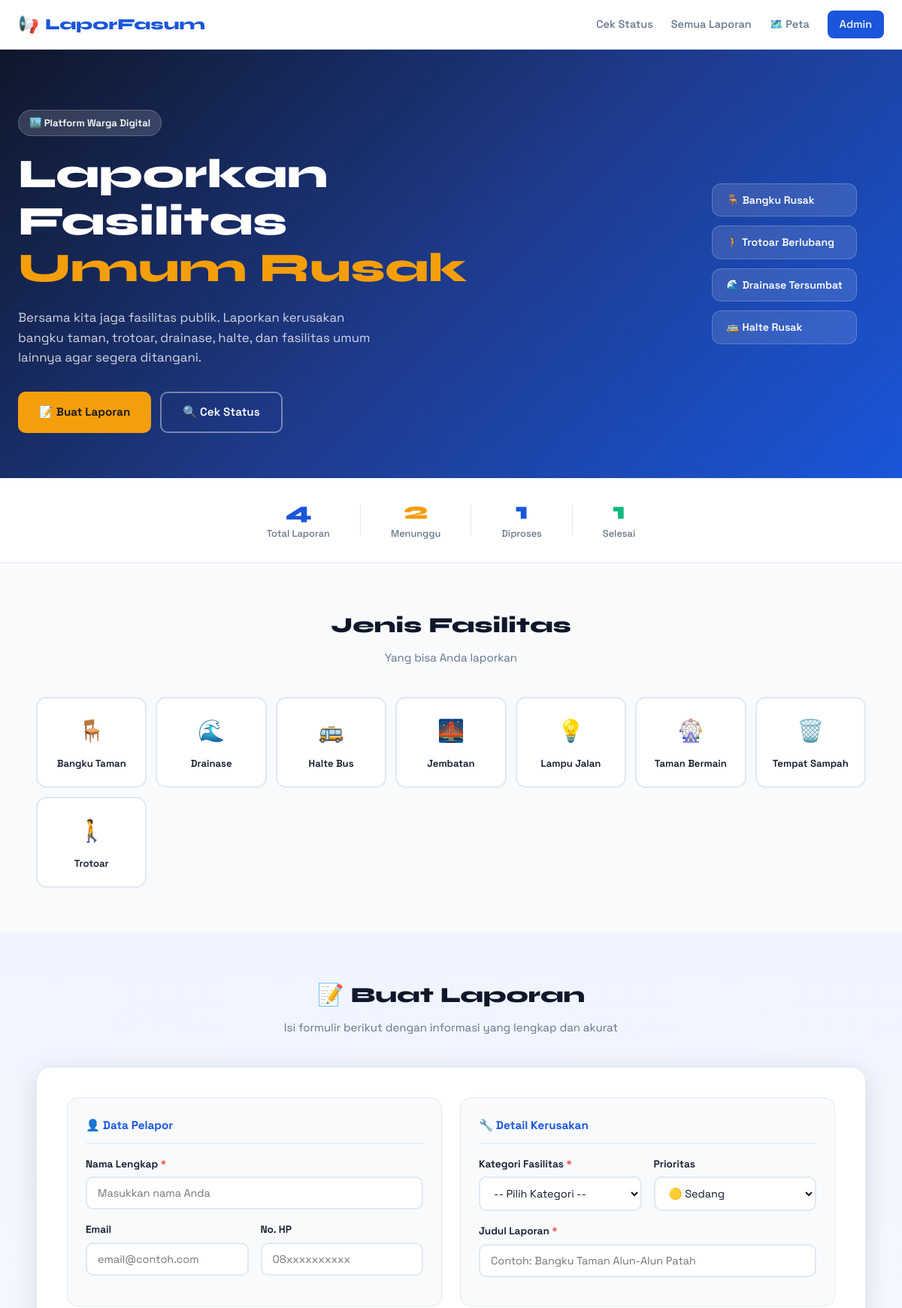
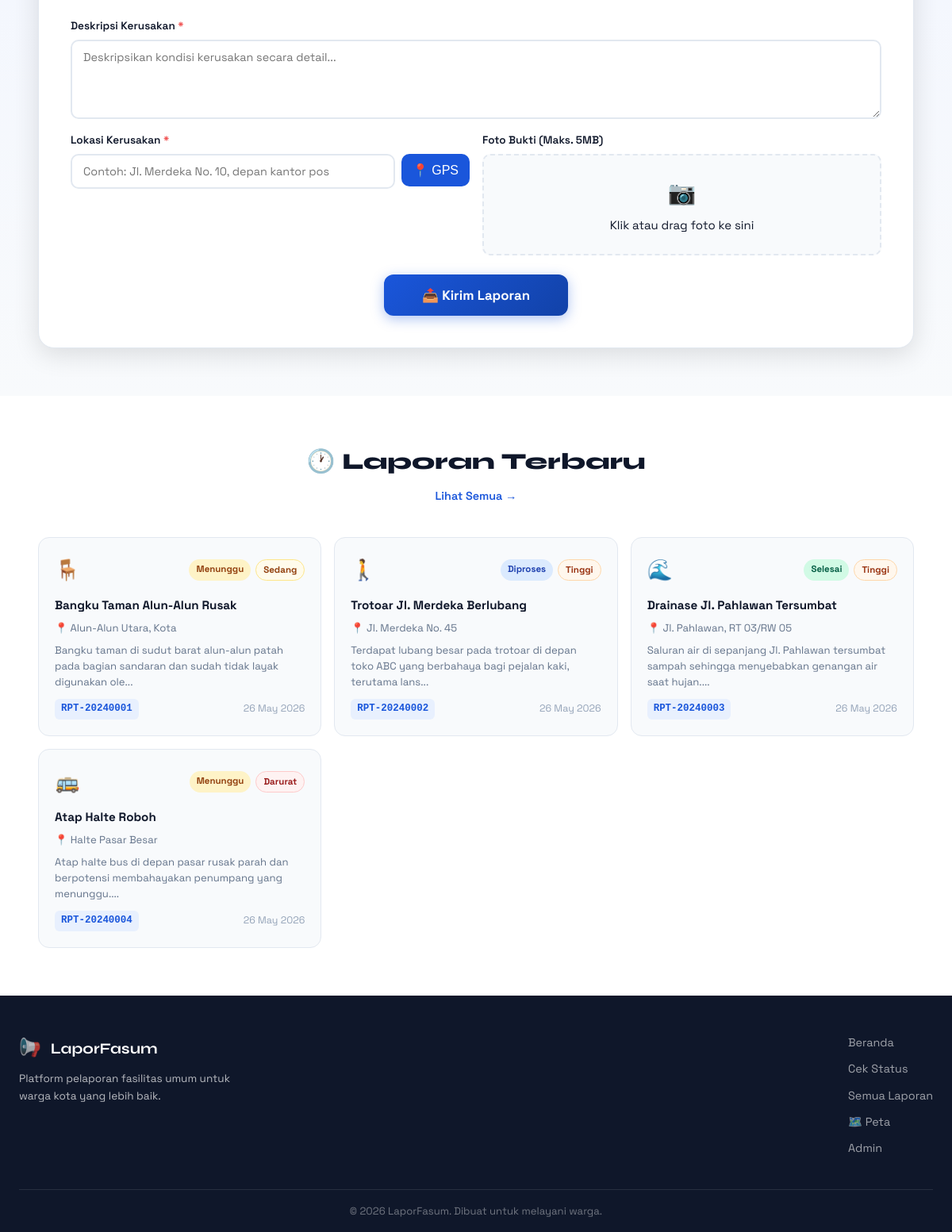
The page / on the database its author committed (2 pictures, top to bottom).
### tables this page shows
CREATE TABLE IF NOT EXISTS kategori (
    id INT AUTO_INCREMENT PRIMARY KEY,
    nama VARCHAR(100) NOT NULL,
    ikon VARCHAR(50) NOT NULL,
    deskripsi TEXT,
    created_at TIMESTAMP DEFAULT CURRENT_TIMESTAMP
);

CREATE TABLE IF NOT EXISTS laporan (
    id INT AUTO_INCREMENT PRIMARY KEY,
    kode_laporan VARCHAR(20) UNIQUE NOT NULL,
    nama_pelapor VARCHAR(150) NOT NULL,
    email_pelapor VARCHAR(150),
    no_hp VARCHAR(20),
    kategori_id INT NOT NULL,
    judul VARCHAR(255) NOT NULL,
    deskripsi TEXT NOT NULL,
    lokasi VARCHAR(255) NOT NULL,
    latitude DECIMAL(10,8),
    longitude DECIMAL(11,8),
    foto VARCHAR(255),
    status ENUM('menunggu','diproses','selesai','ditolak') DEFAULT 'menunggu',
    prioritas ENUM('rendah','sedang','tinggi','darurat') DEFAULT 'sedang',
    catatan_admin TEXT,
    created_at TIMESTAMP DEFAULT CURRENT_TIMESTAMP,
    updated_at TIMESTAMP DEFAULT CURRENT_TIMESTAMP ON UPDATE CURRENT_TIMESTAMP,
    FOREIGN KEY (kategori_id) REFERENCES kategori(id)
);

### includes/config.php (called while the page is built, shortened)
<?php
function statusBadge($status) {
    $badges = [
        'menunggu' => ['label' => 'Menunggu', 'class' => 'status-waiting'],
        'diproses' => ['label' => 'Diproses', 'class' => 'status-process'],
        'selesai'  => ['label' => 'Selesai',  'class' => 'status-done'],
        'ditolak'  => ['label' => 'Ditolak',  'class' => 'status-rejected'],
    ];
    return $badges[$status] ?? ['label' => $status, 'class' => 'status-waiting'];
}
function prioritasBadge($prioritas) {
    $badges = [
        'rendah'  => ['label' => 'Rendah',  'class' => 'prio-low'],
        'sedang'  => ['label' => 'Sedang',  'class' => 'prio-medium'],
        'tinggi'  => ['label' => 'Tinggi',  'class' => 'prio-high'],
        'darurat' => ['label' => 'Darurat', 'class' => 'prio-urgent'],
    ];
    return $badges[$prioritas] ?? ['label' => $prioritas, 'class' => 'prio-medium'];
}
?>

### index.php (the view, shortened to what this page needs)
<!DOCTYPE html>
<html lang="id">
<head>
    <link rel="stylesheet" href="assets/css/style.css">
</head>
<body>
<?php
require_once 'includes/config.php';
$kategori_list = $pdo->query("SELECT * FROM kategori ORDER BY nama")->fetchAll();
$stats = $pdo->query("
    SELECT
        COUNT(*) as total,
        SUM(status='menunggu') as menunggu,
        SUM(status='diproses') as diproses,
        SUM(status='selesai') as selesai
    FROM laporan
")->fetch();
?>
<nav class="navbar">
    <div class="nav-container">
        <a href="index.php" class="nav-logo">
            <span class="logo-icon">📢</span>
            <span>LaporFasum</span>
        </a>
        <div class="nav-links">
            <a href="cek-status.php">Cek Status</a>
            <a href="daftar-laporan.php">Semua Laporan</a>
            <a href="peta.php">🗺️ Peta</a>
            <a href="admin/login.php" class="btn-admin">Admin</a>
        </div>
    </div>
</nav>
<header class="hero">
    <div class="hero-bg"></div>
    <div class="hero-content">
        <div class="hero-badge">🏙️ Platform Warga Digital</div>
        <h1 class="hero-title">Laporkan Fasilitas<br><span class="accent">Umum Rusak</span></h1>
        <p class="hero-desc">Bersama kita jaga fasilitas publik. Laporkan kerusakan bangku taman, trotoar, drainase, halte, dan fasilitas umum lainnya agar segera ditangani.</p>
        <div class="hero-cta">
            <a href="#form-laporan" class="btn-primary">📝 Buat Laporan</a>
            <a href="cek-status.php" class="btn-outline">🔍 Cek Status</a>
        </div>
    </div>
    <div class="hero-visual">
        <div class="floating-card fc1">🪑 Bangku Rusak</div>
        <div class="floating-card fc2">🚶 Trotoar Berlubang</div>
        <div class="floating-card fc3">🌊 Drainase Tersumbat</div>
        <div class="floating-card fc4">🚌 Halte Rusak</div>
    </div>
</header>
<section class="stats-bar">
    <div class="stats-container">
        <div class="stat-item">
            <span class="stat-num"><?= number_format($stats['total']) ?></span>
            <span class="stat-label">Total Laporan</span>
        </div>
        <div class="stat-item">
            <span class="stat-num waiting"><?= number_format($stats['menunggu']) ?></span>
            <span class="stat-label">Menunggu</span>
        </div>
        <div class="stat-item">
            <span class="stat-num processing"><?= number_format($stats['diproses']) ?></span>
            <span class="stat-label">Diproses</span>
        </div>
        <div class="stat-item">
            <span class="stat-num done"><?= number_format($stats['selesai']) ?></span>
            <span class="stat-label">Selesai</span>
        </div>
    </div>
</section>
<section class="kategori-section">
    <div class="section-container">
        <div class="section-header">
            <h2>Jenis Fasilitas</h2>
            <p>Yang bisa Anda laporkan</p>
        </div>
        <div class="kategori-grid">
            <?php foreach ($kategori_list as $kat): ?>
            <div class="kat-card" onclick="selectKategori(<?= $kat['id'] ?>, '<?= htmlspecialchars($kat['nama']) ?>')">
                <span class="kat-icon"><?= $kat['ikon'] ?></span>
                <span class="kat-nama"><?= htmlspecialchars($kat['nama']) ?></span>
            </div>
            <?php endforeach; ?>
        </div>
    </div>
</section>
<section class="form-section" id="form-laporan">
    <div class="section-container">
        <div class="section-header">
            <h2>📝 Buat Laporan</h2>
            <p>Isi formulir berikut dengan informasi yang lengkap dan akurat</p>
        </div>
        <form class="report-form" method="POST" enctype="multipart/form-data">
            <div class="form-grid">
                <div class="form-group-section">
                    <h3 class="form-section-title">👤 Data Pelapor</h3>
                    <div class="form-group">
                        <label>Nama Lengkap <span class="required">*</span></label>
                        <input type="text" name="nama_pelapor" placeholder="Masukkan nama Anda" required>
                    </div>
                    <div class="form-row">
                        <div class="form-group">
                            <label>Email</label>
                            <input type="email" name="email_pelapor" placeholder="email@contoh.com">
                        </div>
                        <div class="form-group">
                            <label>No. HP</label>
                            <input type="tel" name="no_hp" placeholder="08xxxxxxxxxx">
                        </div>
                    </div>
                </div>
                <div class="form-group-section">
                    <h3 class="form-section-title">🔧 Detail Kerusakan</h3>
                    <div class="form-row">
                        <div class="form-group">
                            <label>Kategori Fasilitas <span class="required">*</span></label>
                            <select name="kategori_id" id="select-kategori" required>
                                <option value="">-- Pilih Kategori --</option>
                            </select>
                        </div>
                        <div class="form-group">
                            <label>Prioritas</label>
                            <select name="prioritas">
                                <option value="sedang" selected>🟡 Sedang</option>
                            </select>
                        </div>
                    </div>
                    <div class="form-group">
                        <label>Judul Laporan <span class="required">*</span></label>
                        <input type="text" name="judul" placeholder="Contoh: Bangku Taman Alun-Alun Patah" required>
                    </div>
                </div>
            </div>
            <div class="form-group">
                <label>Deskripsi Kerusakan <span class="required">*</span></label>
                <textarea name="deskripsi" rows="4" placeholder="Deskripsikan kondisi kerusakan secara detail..." required></textarea>
            </div>
            <div class="form-row">
                <div class="form-group">
                    <label>Lokasi Kerusakan <span class="required">*</span></label>
                    <div style="display:flex;gap:8px;align-items:flex-start;">
                        <input type="text" name="lokasi" id="input-lokasi" placeholder="Contoh: Jl. Merdeka No. 10, depan kantor pos" required style="flex:1;">
                        <button type="button" onclick="deteksiGPS()" id="btn-gps" title="Deteksi lokasi otomatis" style="background:#1a56db;color:#fff;border:none;border-radius:10px;padding:11px 14px;cursor:pointer;font-size:1rem;white-space:nowrap;flex-shrink:0;">📍 GPS</button>
                    </div>
                </div>
                <div class="form-group">
                    <label>Foto Bukti (Maks. 5MB)</label>
                    <div class="file-upload-area" id="file-area">
                        <div class="file-upload-text" id="file-text">
                            <span class="file-icon">📷</span>
                            <span>Klik atau drag foto ke sini</span>
                        </div>
                    </div>
                </div>
            </div>
            <div class="form-submit">
                <button type="submit" name="kirim_laporan" class="btn-submit">
                    <span>📤 Kirim Laporan</span>
                </button>
            </div>
        </form>
    </div>
</section>
<section class="recent-section">
    <div class="section-container">
        <div class="section-header">
            <h2>🕐 Laporan Terbaru</h2>
            <a href="daftar-laporan.php" class="see-all">Lihat Semua →</a>
        </div>
        <?php
        $recent = $pdo->query("
            SELECT l.*, k.nama as kategori_nama, k.ikon
            FROM laporan l
            JOIN kategori k ON l.kategori_id = k.id
            ORDER BY l.created_at DESC LIMIT 6
        ")->fetchAll();
        ?>
        <div class="laporan-grid">
            <?php foreach ($recent as $lap):
                $badge = statusBadge($lap['status']);
                $prio  = prioritasBadge($lap['prioritas']);
            ?>
            <div class="laporan-card">
                <div class="laporan-header">
                    <span class="laporan-ikon"><?= $lap['ikon'] ?></span>
                    <div class="laporan-badges">
                        <span class="badge <?= $badge['class'] ?>"><?= $badge['label'] ?></span>
                        <span class="badge <?= $prio['class'] ?>"><?= $prio['label'] ?></span>
                    </div>
                </div>
                <h4 class="laporan-judul"><?= htmlspecialchars($lap['judul']) ?></h4>
                <p class="laporan-lokasi">📍 <?= htmlspecialchars($lap['lokasi']) ?></p>
                <p class="laporan-desc"><?= htmlspecialchars(substr($lap['deskripsi'], 0, 100)) ?>...</p>
                <div class="laporan-footer">
                    <span class="laporan-kode"><?= $lap['kode_laporan'] ?></span>
                    <span class="laporan-date"><?= date('d M Y', strtotime($lap['created_at'])) ?></span>
                </div>
            </div>
            <?php endforeach; ?>
        </div>
    </div>
</section>
<footer class="footer">
    <div class="footer-container">
        <div class="footer-brand">
            <span class="logo-icon">📢</span>
            <strong>LaporFasum</strong>
            <p>Platform pelaporan fasilitas umum untuk warga kota yang lebih baik.</p>
        </div>
        <div class="footer-links">
            <a href="index.php">Beranda</a>
            <a href="cek-status.php">Cek Status</a>
            <a href="daftar-laporan.php">Semua Laporan</a>
            <a href="peta.php">🗺️ Peta</a>
            <a href="admin/login.php">Admin</a>
        </div>
    </div>
    <div class="footer-bottom">
        <p>© <?= date('Y') ?> LaporFasum. Dibuat untuk melayani warga.</p>
    </div>
</footer>
</body>
</html>

### rows shown on the page
kategori: ikon "🪑", nama "Bangku Taman"
kategori: ikon "🌊", nama "Drainase"
kategori: ikon "🚌", nama "Halte Bus"
kategori: ikon "🌉", nama "Jembatan"
kategori: ikon "💡", nama "Lampu Jalan"
kategori: ikon "🎡", nama "Taman Bermain"
kategori: ikon "🗑️", nama "Tempat Sampah"
kategori: ikon "🚶", nama "Trotoar"
laporan: kategori.ikon "🪑", status "Menunggu", prioritas "Sedang", judul "Bangku Taman Alun-Alun Rusak", lokasi "Alun-Alun Utara, Kota", deskripsi "Bangku taman di sudut barat alun-alun patah pada bagian sandaran dan sudah tidak layak digunakan ole", kode_laporan "RPT-20240001", created_at "26 May 2026"
laporan: kategori.ikon "🚶", status "Diproses", prioritas "Tinggi", judul "Trotoar Jl. Merdeka Berlubang", lokasi "Jl. Merdeka No. 45", deskripsi "Terdapat lubang besar pada trotoar di depan toko ABC yang berbahaya bagi pejalan kaki, terutama lans", kode_laporan "RPT-20240002", created_at "26 May 2026"
laporan: kategori.ikon "🌊", status "Selesai", prioritas "Tinggi", judul "Drainase Jl. Pahlawan Tersumbat", lokasi "Jl. Pahlawan, RT 03/RW 05", deskripsi "Saluran air di sepanjang Jl. Pahlawan tersumbat sampah sehingga menyebabkan genangan air saat hujan.", kode_laporan "RPT-20240003", created_at "26 May 2026"
laporan: kategori.ikon "🚌", status "Menunggu", prioritas "Darurat", judul "Atap Halte Roboh", lokasi "Halte Pasar Besar", deskripsi "Atap halte bus di depan pasar rusak parah dan berpotensi membahayakan penumpang yang menunggu.", kode_laporan "RPT-20240004", created_at "26 May 2026"

### other values the page prints
$stats['total'] "4"
$stats['menunggu'] "2"
$stats['diproses'] "1"
$stats['selesai'] "1"
